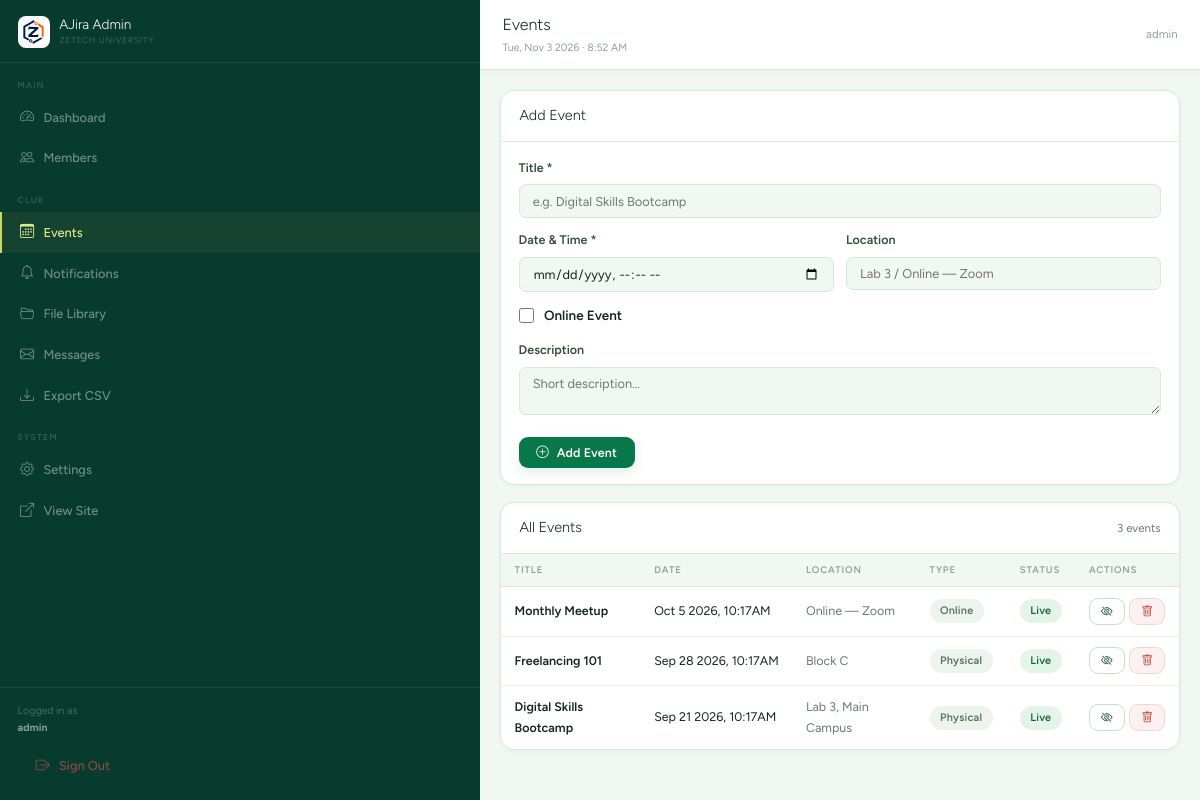
The page /admin/events.php (signed in) on the database its author committed.
### tables this page shows
CREATE TABLE IF NOT EXISTS events(id INT UNSIGNED AUTO_INCREMENT PRIMARY KEY,title VARCHAR(220) NOT NULL,description TEXT DEFAULT NULL,event_date DATETIME NOT NULL,location VARCHAR(220) DEFAULT NULL,is_online TINYINT(1) DEFAULT 0,is_published TINYINT(1) DEFAULT 1,created_at TIMESTAMP DEFAULT CURRENT_TIMESTAMP);

### config/bootstrap.php (called while the page is built, shortened)
<?php
function db():PDO{
  static $p=null; if($p) return $p;
  $dsn=sprintf('mysql:host=%s;port=%s;dbname=%s;charset=utf8mb4',$_ENV['DB_HOST']??'localhost',$_ENV['DB_PORT']??'3306',$_ENV['DB_NAME']??'ajira_v4');
  try{ $p=new PDO($dsn,$_ENV['DB_USER']??'root',$_ENV['DB_PASS']??'',[PDO::ATTR_ERRMODE=>PDO::ERRMODE_EXCEPTION,PDO::ATTR_DEFAULT_FETCH_MODE=>PDO::FETCH_ASSOC,PDO::ATTR_EMULATE_PREPARES=>false]); }
  catch(PDOException $e){ error_log('DB:'.$e->getMessage()); http_response_code(500); die('<p style="font-family:sans-serif;padding:2rem;color:#991B1B">Database connection failed. Check .env file.</p>'); }
  return $p;
}
function e(string $s):string{return htmlspecialchars($s,ENT_QUOTES|ENT_SUBSTITUTE,'UTF-8');}

### admin/events.php (the view, shortened to what this page needs)
<?php declare(strict_types=1); $pageTitle='Events'; $activePage='ev';
include '_layout.php';
try{ $evs=db()->query("SELECT * FROM events ORDER BY event_date DESC")->fetchAll(); }catch(Throwable){ $evs=[]; }
?>
<div class="ac" style="margin-bottom:1.1rem">
  <div class="ach"><div class="act">Add Event</div></div>
  <div style="padding:1rem 1.1rem">
    <form method="POST">
      <div style="display:grid;grid-template-columns:1fr 1fr;gap:.75rem;margin-bottom:.75rem">
        <div style="grid-column:1/-1"><label class="f-label">Title *</label><input type="text" name="title" class="ai" style="width:100%" required placeholder="e.g. Digital Skills Bootcamp"></div>
        <div><label class="f-label">Date & Time *</label><input type="datetime-local" name="event_date" class="ai" style="width:100%" required></div>
        <div><label class="f-label">Location</label><input type="text" name="location" class="ai" style="width:100%" placeholder="Lab 3 / Online — Zoom"></div>
      </div>
      <div style="margin-bottom:.85rem;display:flex;align-items:center;gap:.65rem">
        <input type="checkbox" name="is_online" value="1" id="iso" style="width:15px;height:15px;accent-color:var(--forest)">
        <label for="iso" style="font-size:.84rem;font-weight:600;cursor:pointer">Online Event</label>
      </div>
      <div style="margin-bottom:.85rem"><label class="f-label">Description</label><textarea name="description" class="ai" style="width:100%;resize:vertical" rows="2" placeholder="Short description…"></textarea></div>
      <button type="submit" class="btn btn-forest btn-sm"><i class="bi bi-plus-circle"></i> Add Event</button>
    </form>
  </div>
</div>
<div class="ac">
  <div class="ach"><div class="act">All Events</div><div style="font-size:.72rem;color:var(--muted)"><?=count($evs)?> events</div></div>
  <div style="overflow-x:auto">
    <table class="at">
      <thead><tr><th>Title</th><th>Date</th><th>Location</th><th>Type</th><th>Status</th><th>Actions</th></tr></thead>
      <tbody>
        <?php if(empty($evs)): ?><tr><td colspan="6" style="text-align:center;padding:2rem;color:var(--muted)">No events yet.</td></tr>
        <?php else: foreach($evs as $ev): ?>
        <tr>
          <td style="font-weight:600;color:var(--ink)"><?=e($ev['title'])?></td>
          <td style="font-size:.78rem;white-space:nowrap"><?=date('M j Y, g:iA',strtotime($ev['event_date']))?></td>
          <td style="font-size:.78rem;color:var(--muted)"><?=e($ev['location']??'TBA')?></td>
          <td><span class="badge b-stone"><?=$ev['is_online']?'Online':'Physical'?></span></td>
          <td><span class="badge <?=$ev['is_published']?'b-green':'b-gold'?>"><?=$ev['is_published']?'Live':'Hidden'?></span></td>
          <td><div style="display:flex;gap:.28rem">
            <form method="POST" style="display:inline"><button type="submit" class="btn btn-outline btn-sm" style="font-size:.72rem;padding:.34rem .7rem"><i class="bi bi-eye<?=$ev['is_published']?'-slash':''?>"></i></button></form>
            <form method="POST" style="display:inline" onsubmit="return confirm('Delete?')"><input type="hidden" name="action" value="delete"><input type="hidden" name="id" value="<?=$ev['id']?>"><button type="submit" class="btn btn-sm" style="background:rgba(192,57,43,.07);color:var(--red);border:1px solid rgba(192,57,43,.15);font-size:.72rem;padding:.34rem .7rem"><i class="bi bi-trash"></i></button></form>
          </div></td>
        </tr>
        <?php endforeach; endif; ?>
      </tbody>
    </table>
  </div>
</div>
<?php include '_layout_end.php'; ?>

### assets/css/main.css (style rules this page uses)
:root { --forest: #073B2E; --forest-2: #0B503B; --forest-3: #126347; --sage: #168451; --gold: #C8D86A; --gold-2: #DCEB91; --gold-pale: #F3F7DF; --cream: #FBFDFC; --warm-grey: #F1F7F3; --stone: #E1ECE5; --border: #D9E6DE; --ink: #14251C; --body: #34473B; --muted: #68796E; --dim: #91A096; --white: #FFFFFF; --green-pop: #13824F; --red: #C0392B; --font-display: 'Figtree', system-ui, -apple-system, sans-serif; --font-body: 'Figtree', system-ui, -apple-system, sans-serif; --r: 8px; --r-lg: 14px; --r-xl: 20px; --r-2xl:28px; --sh-xs: 0 1px 4px rgba(26,26,24,.06); --sh-sm: 0 2px 12px rgba(26,26,24,.08); --sh-md: 0 6px 24px rgba(26,26,24,.10); --sh-lg: 0 14px 48px rgba(26,26,24,.13); --sh-xl: 0 24px 72px rgba(26,26,24,.16); --ease: cubic-bezier(.4,0,.2,1); --spring: cubic-bezier(.22,1,.36,1); --dur: 240ms; }
*,*::before,*::after { box-sizing: border-box; margin: 0; padding: 0; }
html { scroll-behavior: smooth; -webkit-font-smoothing: antialiased; -webkit-text-size-adjust: 100%; }
body { font-family: var(--font-body); background: var(--cream); color: var(--ink); overflow-x: hidden; line-height: 1.65; font-size: 16px; }
button { font-family: var(--font-body); }
.btn { display: inline-flex; align-items: center; justify-content: center; gap: .5rem; font-family: var(--font-body); font-weight: 600; font-size: .86rem; padding: .68rem 1.6rem; border-radius: 8px; border: none; cursor: pointer; text-decoration: none; transition: all var(--dur) var(--spring); white-space: nowrap; letter-spacing: .01em; }
.btn-forest { background: var(--forest); color: var(--gold); }
.btn-outline { background: transparent; color: var(--ink); border: 1.5px solid var(--border); }
.btn-sm { padding: .48rem 1.1rem; font-size: .78rem; }
.badge { display: inline-flex; align-items: center; gap: .25rem; padding: .2rem .65rem; border-radius: 5px; font-size: .68rem; font-weight: 600; letter-spacing: .02em; }
.b-green { background: rgba(45,122,53,.1); color: var(--green-pop); }
.b-stone { background: var(--warm-grey); color: var(--muted); }
.f-label { font-size: .78rem; font-weight: 600; color: var(--ink); display: block; margin-bottom: .38rem; }
body { background: var(--cream); color: var(--ink); }
.btn { border-radius: 9px; }
.btn-forest { background: #08784b; color: white; box-shadow: 0 5px 14px rgba(8,120,75,.12); }
.btn-outline { border-color: #cbdcd0; color: var(--forest); }
.f-label { color: #324d3c; }
.badge { border-radius: 99px; }
.b-green { background: #e5f4e9; color: #17633b; }
.b-stone { background: #edf3ef; color: #5b6f63; }
.ac,.sc { border-color: #dce8df; box-shadow: 0 4px 14px rgba(12,61,35,.05); }
.ach { border-color: #e4eee7; }
.at th { background: #f1f7f3; color: #60756a; }
.at td { border-color: #edf3ef; }
.ai { border-color: #d7e4db; background: #f5f9f6; }

### admin/_layout.php (style rules this page uses)
body { background:var(--warm-grey);font-family:'Figtree',sans-serif }
body::before { display:none }
.ac { background:white;border-radius:var(--r-lg);border:1px solid var(--border);box-shadow:0 1px 4px rgba(26,26,24,.04) }
.ach { padding:.82rem 1.15rem;border-bottom:1px solid var(--border);display:flex;align-items:center;justify-content:space-between;flex-wrap:wrap;gap:.5rem }
.act { font-family:var(--font-display);font-size:.9rem;font-weight:300;color:var(--ink) }
.at { width:100%;border-collapse:collapse;font-size:.78rem }
.at th { background:var(--warm-grey);padding:.5rem .85rem;text-align:left;font-size:.6rem;font-weight:600;letter-spacing:.09em;text-transform:uppercase;color:var(--dim);border-bottom:1px solid var(--border) }
.at td { padding:.68rem .85rem;border-bottom:1px solid #F2EFE8;vertical-align:middle }
.at tr:last-child td { border-bottom:none }
.ai { background:var(--warm-grey);border:1.5px solid var(--border);color:var(--ink);border-radius:7px;padding:.52rem .82rem;font-family:'Figtree',sans-serif;font-size:.8rem;outline:none;transition:border-color .18s }

### rows shown on the page
events: title "Monthly Meetup", event_date "Oct 5 2026, 10:17AM", location "Online — Zoom", is_online "Online", is_published "Live"
events: title "Freelancing 101", event_date "Sep 28 2026, 10:17AM", location "Block C", is_online "Physical", is_published "Live"
events: title "Digital Skills Bootcamp", event_date "Sep 21 2026, 10:17AM", location "Lab 3, Main Campus", is_online "Physical", is_published "Live"

### other values the page prints
$_SESSION['admin_user'] "admin"
$pageTitle "Events"
count($evs) "3"
